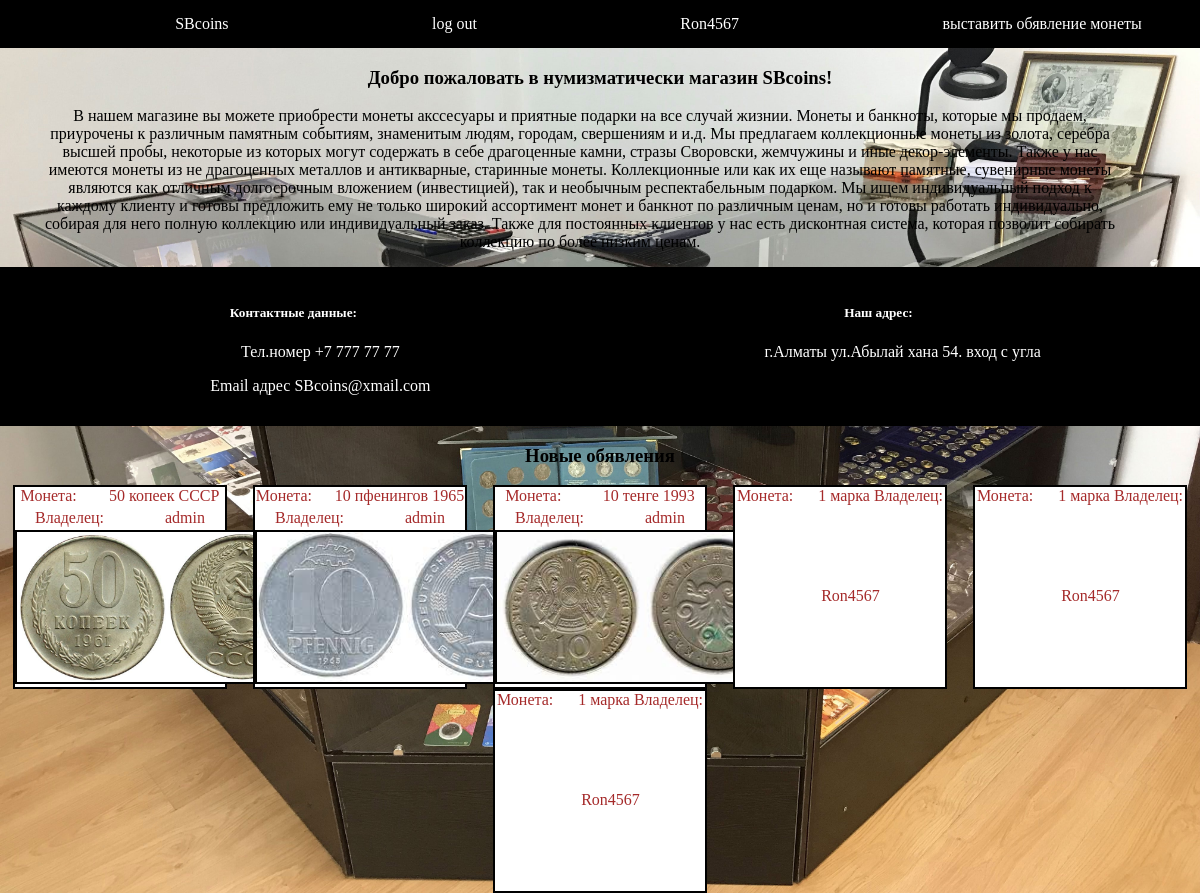
Screenshot of / (signed in) with the database file from the repository.
### sbcoins/models.py (models this page shows)
class Post(models.Model):
    author=models.ForeignKey(settings.AUTH_USER_MODEL ,on_delete=models.CASCADE)
    title=models.CharField(max_length=300)
    ycoin=models.DateField(null=True)
    text=models.TextField()
    cprice=models.IntegerField(default=0)
    img=models.ImageField(blank=True,null=True)
    created_date=models.DateTimeField(default=timezone.now)

### sbcoins/views.py (the view)
# urls.py: path('',views.post_list, name='post_list'),
def post_list(request):
    posts=Post.objects.all()
    return render(request,'sbcoins/index.html',{'posts':posts})

### sbcoins/templates/sbcoins/index.html (shortened to what this page needs)
{% load static %}
<!DOCTYPE html>
<html lang="en">
<head>
    <link rel="stylesheet" href="{% static 'css/style.css' %}">
</head>
<body>
    <div class="header">
    <a href=" {% url 'post_list' %} "> SBcoins</a>
    {% if request.user.is_authenticated %}
    <a href=" {% url 'logout' %} ">log out</a>
    <a href="#">{{ request.user }}</a>
    <a href=" {% url 'new_post' %}">выставить обявление монеты</a>
    {% else  %}
    <a href=" {% url 'login' %} ">log in</a>
    <a href=" {% url 'register' %} ">регистрация</a>
    <a href=" {% url 'register' %}">выставить обявление монеты</a>
    {% endif  %}
    </div>
    <div>
        <h3>Добро пожаловать в нумизматически магазин SBcoins!</h3>
        <p>
            В нашем магазине вы можете приобрести монеты акссесуары и приятные подарки на все случай жизнии.
            Монеты и банкноты, которые мы продаем, приурочены к различным памятным событиям, знаменитым людям, городам, свершениям и и.д. Мы предлагаем коллекционные монеты из золота, серебра высшей пробы, некоторые из которых могут содержать в себе драгоценные камни, стразы Своровски, жемчужины и иные декор-элементы. Также у нас имеются монеты из не драгоценных металлов и антикварные, старинные монеты.
            Коллекционные или как их еще называют памятные, сувенирные монеты являются как отличным долгосрочным вложением (инвестицией), так и необычным респектабельным подарком.
            Мы ищем индивидуальный подход к каждому клиенту и готовы предложить ему не только широкий ассортимент монет и банкнот по различным ценам, но и готовы работать индивидуально, собирая для него полную коллекцию или индивидуальный заказ. Также для постоянных клиентов у нас есть дисконтная система, которая позволит собирать коллекцию по более низким ценам.
        </p>
    </div>
    <div class="adress">
        <div>
            <h5>Контактные данные:</h5>
            <p> Тел.номер +7 777 77 77</p>
            <p> Email адрес SBcoins@xmail.com</p>
        </div>
        <div>
            <h5>Наш адрес:</h5>
            <p>г.Алматы ул.Абылай хана 54. вход с угла</p>
        </div>
    </div>
    <h3>Новые обявления</h3>
    <div class="c_list">
        {% for post in posts %}
        <div class="coin_list">
            <span class="links">Монета:</span>
                <a class="links" href="{% url 'post' pk=post.pk %}"> {{ post.title }} </a>
            <span class="links">Владелец:</span>
                <a class="links" href="{% url 'post' pk=post.pk %}"> {{ post.author }} </a>
                {% if post.img %}
                    <img src="{{ post.img.url }}" alt="">
                {% endif  %}
        </div>
        {% endfor %}
    </div>
</body>
</html>

### sbcoins/templates/sbcoins/index.html (style rules this page uses)
body { margin: 0px; background-color: green; background-image: url("/image/cover4.jpg"); background-size: cover; background-repeat: no-repeat; }
.header { display: flex; padding: 15px; background-color: black; color: white; justify-content: space-around; }
.adress { display: flex; padding: 15px; background-color: black; color: white; justify-content: space-around; }
a { margin-left: 10%; text-decoration: none; color: white; }
.links { display: flex; flex-direction: column; color: brown; justify-content: none; }
img { display: flex; flex-direction: column; height: 150px; width: 300px; border: 2px solid black; background-color: white; }
.c_list { widows: 100%; justify-content: space-around; height: 350px; width: 100%; display: flex; flex-direction: row; flex-wrap: wrap; }
.coin_list { widows: 100%; justify-content: space-around; flex-direction: column; display: flex; flex-direction: row; flex-wrap: wrap; width: 210px; height: 200px; border: 2px solid black; background-color: white; }
h3 { text-align: center; }
h5 { text-align: center; }
p { text-align: center; width: 90%; margin-left: 40px ; }

### rows the page displays
Post: title "50 копеек СССР", author "admin", img (picture)
Post: title "10 пфенингов 1965", author "admin", img (picture)
Post: title "10 тенге 1993", author "admin", img (picture)
Post: title "1 марка", author "Ron4567"
Post: title "1 марка", author "Ron4567"
Post: title "1 марка", author "Ron4567"

### other values shown
{{ request.user }} "Ron4567"
